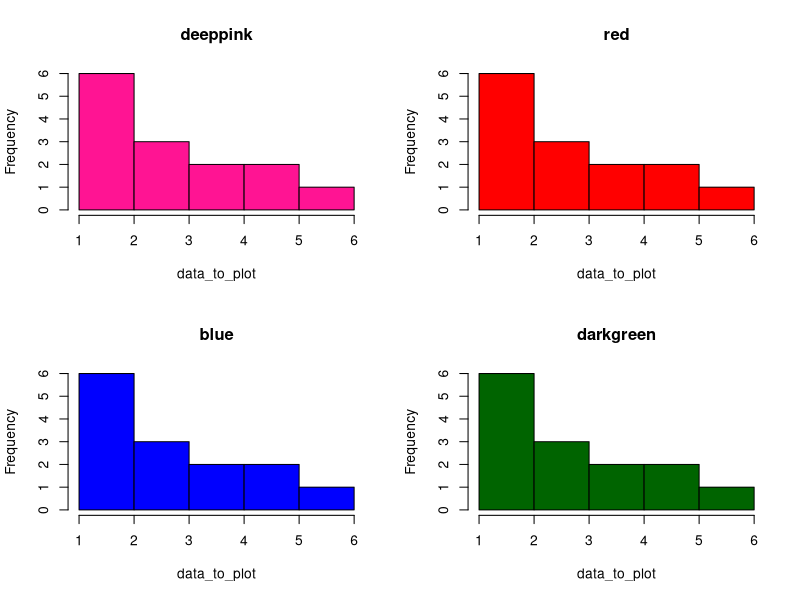

Source code (R):
## ---- chunk 1
knitr::opts_chunk$set(echo = TRUE)
## ---- chunk 2
for (i in 2010:2016) { # for each year i
  # 'paste' the year into the sentence, then 'print' to console
  print(paste("The year is", i, sep = " ")) 
}
## ---- chunk 3
my_years = sapply(2010:2016, FUN = function(i) paste("The year is", i, sep = " "))
## ---- chunk 4
fib = rep(NA, 100) # make a vector length 100 of NA's to store the results
fib[1] = 1 # set the first value of the vector = 1
fib[2] = 1 # set the second value of the vector = 1
# your for loop to fill in the rest of the fib vector
for (i in 3:100){ # starts at 3 because first 2 Fibonacci numbers are given
  # fills in the next number in the series using the Fibonacci pattern
  fib[i] = fib[i-1] + fib[i-2] 
}
# the answer
fib[100] # 100th Fibonacci number
# my self-check tests
fib[8] # 8th Fibonacci number
fib[c(1:15)] # first 15 Fibonacci numbers
## ---- chunk 5
min(which(fib > 10000)) # index of minimum Fibonacci number over 10000
fib[21] # the number
fib[min(which(fib > 10000))] # putting it together
## ---- chunk 6
data_to_plot = c(1,3,4,5,6,3,3,4,5,1,1,1,1,1)
my_colors = c("deeppink", "red", "blue", "darkgreen")
par(mfrow = c(2,2)) # extra styling, plots in a 2x2 grid
sapply(my_colors, FUN = function(i) 
  hist(data_to_plot, main = i, col = i))
## ---- chunk 7
paste("The year is", 2010:2016, sep = " ") # vector short-hand
